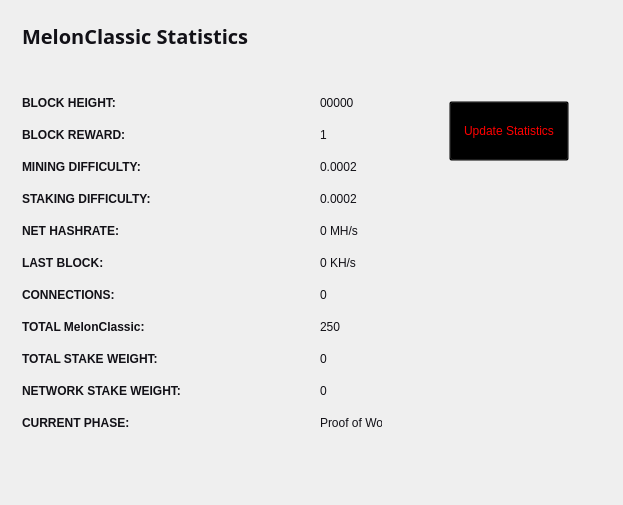
<?xml version="1.0" encoding="UTF-8"?>
<ui version="4.0">
 <class>StatisticsPage</class>
 <widget class="QWidget" name="StatisticsPage">
  <property name="windowModality">
   <enum>Qt::NonModal</enum>
  </property>
  <property name="geometry">
   <rect>
    <x>0</x>
    <y>0</y>
    <width>623</width>
    <height>505</height>
   </rect>
  </property>
  <property name="windowTitle">
   <string>Digging</string>
  </property>
  <property name="styleSheet">
   <string notr="true">color:#ffffff;
font-family:'Open Sans,sans-serif';</string>
  </property>
  <layout class="QGridLayout" name="gridLayout">
   <property name="sizeConstraint">
    <enum>QLayout::SetMaximumSize</enum>
   </property>
   <item row="0" column="1">
    <widget class="QFrame" name="frame">
     <property name="minimumSize">
      <size>
       <width>213</width>
       <height>0</height>
      </size>
     </property>
     <property name="frameShape">
      <enum>QFrame::NoFrame</enum>
     </property>
     <property name="frameShadow">
      <enum>QFrame::Raised</enum>
     </property>
     <widget class="QPushButton" name="startButton">
      <property name="geometry">
       <rect>
        <x>50</x>
        <y>90</y>
        <width>120</width>
        <height>60</height>
       </rect>
      </property>
      <property name="sizePolicy">
       <sizepolicy hsizetype="Fixed" vsizetype="Fixed">
        <horstretch>0</horstretch>
        <verstretch>0</verstretch>
       </sizepolicy>
      </property>
      <property name="minimumSize">
       <size>
        <width>120</width>
        <height>60</height>
       </size>
      </property>
      <property name="styleSheet">
       <string notr="true">background:transparent; color:red;</string>
      </property>
      <property name="text">
       <string>Update Statistics</string>
      </property>
     </widget>
    </widget>
   </item>
   <item row="0" column="0">
    <widget class="QFrame" name="gridFrame_2">
     <layout class="QGridLayout" name="gridLayout_4">
      <item row="3" column="0">
       <layout class="QFormLayout" name="formLayout_2">
        <property name="fieldGrowthPolicy">
         <enum>QFormLayout::FieldsStayAtSizeHint</enum>
        </property>
        <property name="horizontalSpacing">
         <number>139</number>
        </property>
        <property name="verticalSpacing">
         <number>18</number>
        </property>
        <property name="rightMargin">
         <number>0</number>
        </property>
        <item row="1" column="0">
         <widget class="QLabel" name="label_14">
          <property name="text">
           <string>&lt;html&gt;&lt;head/&gt;&lt;body&gt;&lt;p&gt;&lt;span style=&quot; font-weight:600; color:#121117;&quot;&gt;BLOCK HEIGHT:&lt;/span&gt;&lt;/p&gt;&lt;/body&gt;&lt;/html&gt;</string>
          </property>
         </widget>
        </item>
        <item row="1" column="1">
         <widget class="QLabel" name="heightBox">
          <property name="styleSheet">
           <string notr="true">color:#121117;</string>
          </property>
          <property name="text">
           <string>00000</string>
          </property>
         </widget>
        </item>
        <item row="2" column="0">
         <widget class="QLabel" name="label_12">
          <property name="text">
           <string>&lt;html&gt;&lt;head/&gt;&lt;body&gt;&lt;p&gt;&lt;span style=&quot; font-weight:600; color:#121117;&quot;&gt;BLOCK REWARD:&lt;/span&gt;&lt;/p&gt;&lt;/body&gt;&lt;/html&gt;</string>
          </property>
         </widget>
        </item>
        <item row="2" column="1">
         <widget class="QLabel" name="rewardBox">
          <property name="styleSheet">
           <string notr="true">color:#121117;</string>
          </property>
          <property name="text">
           <string>1</string>
          </property>
         </widget>
        </item>
        <item row="3" column="0">
         <widget class="QLabel" name="label_13">
          <property name="text">
           <string>&lt;html&gt;&lt;head/&gt;&lt;body&gt;&lt;p&gt;&lt;span style=&quot; font-weight:600; color:#121117;&quot;&gt;MINING DIFFICULTY:&lt;/span&gt;&lt;/p&gt;&lt;/body&gt;&lt;/html&gt;</string>
          </property>
         </widget>
        </item>
        <item row="3" column="1">
         <widget class="QLabel" name="diffBox">
          <property name="styleSheet">
           <string notr="true">color:#121117;</string>
          </property>
          <property name="text">
           <string>0.0002</string>
          </property>
         </widget>
        </item>
        <item row="4" column="0">
         <widget class="QLabel" name="label_9">
          <property name="text">
           <string>&lt;html&gt;&lt;head/&gt;&lt;body&gt;&lt;p&gt;&lt;span style=&quot; font-weight:600; color:#121117;&quot;&gt;STAKING DIFFICULTY:&lt;/span&gt;&lt;/p&gt;&lt;/body&gt;&lt;/html&gt;</string>
          </property>
         </widget>
        </item>
        <item row="4" column="1">
         <widget class="QLabel" name="diffBox2">
          <property name="styleSheet">
           <string notr="true">color:#121117;</string>
          </property>
          <property name="text">
           <string>0.0002</string>
          </property>
         </widget>
        </item>
        <item row="5" column="1">
         <widget class="QLabel" name="pawrateBox">
          <property name="styleSheet">
           <string notr="true">color:#121117;</string>
          </property>
          <property name="text">
           <string>0 MH/s</string>
          </property>
         </widget>
        </item>
        <item row="6" column="0">
         <widget class="QLabel" name="label3_2">
          <property name="sizePolicy">
           <sizepolicy hsizetype="Preferred" vsizetype="Maximum">
            <horstretch>0</horstretch>
            <verstretch>0</verstretch>
           </sizepolicy>
          </property>
          <property name="text">
           <string>&lt;html&gt;&lt;head/&gt;&lt;body&gt;&lt;p&gt;&lt;span style=&quot; font-weight:600; color:#121117;&quot;&gt;LAST BLOCK:&lt;/span&gt;&lt;/p&gt;&lt;/body&gt;&lt;/html&gt;</string>
          </property>
         </widget>
        </item>
        <item row="6" column="1">
         <widget class="QLabel" name="localBox">
          <property name="styleSheet">
           <string notr="true">color:#121117;</string>
          </property>
          <property name="text">
           <string>0 KH/s</string>
          </property>
         </widget>
        </item>
        <item row="7" column="0">
         <widget class="QLabel" name="label1_2">
          <property name="text">
           <string>&lt;html&gt;&lt;head/&gt;&lt;body&gt;&lt;p&gt;&lt;span style=&quot; font-weight:600; color:#121117;&quot;&gt;CONNECTIONS:&lt;/span&gt;&lt;/p&gt;&lt;/body&gt;&lt;/html&gt;</string>
          </property>
         </widget>
        </item>
        <item row="7" column="1">
         <widget class="QLabel" name="connectionBox">
          <property name="styleSheet">
           <string notr="true">color:#121117;</string>
          </property>
          <property name="text">
           <string>0</string>
          </property>
         </widget>
        </item>
        <item row="8" column="0">
         <widget class="QLabel" name="label_8">
          <property name="text">
           <string>&lt;html&gt;&lt;head/&gt;&lt;body&gt;&lt;p&gt;&lt;span style=&quot; font-weight:600; color:#121117;&quot;&gt;TOTAL MelonClassic:&lt;/span&gt;&lt;/p&gt;&lt;/body&gt;&lt;/html&gt;</string>
          </property>
         </widget>
        </item>
        <item row="8" column="1">
         <widget class="QLabel" name="volumeBox">
          <property name="styleSheet">
           <string notr="true">color:#121117;</string>
          </property>
          <property name="text">
           <string>250</string>
          </property>
         </widget>
        </item>
        <item row="9" column="0">
         <widget class="QLabel" name="label_10">
          <property name="text">
           <string>&lt;html&gt;&lt;head/&gt;&lt;body&gt;&lt;p&gt;&lt;span style=&quot; font-weight:600; color:#121117;&quot;&gt;TOTAL STAKE WEIGHT:&lt;/span&gt;&lt;/p&gt;&lt;/body&gt;&lt;/html&gt;</string>
          </property>
         </widget>
        </item>
        <item row="9" column="1">
         <widget class="QLabel" name="minBox">
          <property name="styleSheet">
           <string notr="true">color:#121117;</string>
          </property>
          <property name="text">
           <string>0</string>
          </property>
         </widget>
        </item>
        <item row="10" column="0">
         <widget class="QLabel" name="label_11">
          <property name="text">
           <string>&lt;html&gt;&lt;head/&gt;&lt;body&gt;&lt;p&gt;&lt;span style=&quot; font-weight:600; color:#121117;&quot;&gt;NETWORK STAKE WEIGHT:&lt;/span&gt;&lt;/p&gt;&lt;/body&gt;&lt;/html&gt;</string>
          </property>
         </widget>
        </item>
        <item row="10" column="1">
         <widget class="QLabel" name="maxBox">
          <property name="styleSheet">
           <string notr="true">color:#121117;</string>
          </property>
          <property name="text">
           <string>0</string>
          </property>
         </widget>
        </item>
        <item row="11" column="0">
         <widget class="QLabel" name="label_15">
          <property name="text">
           <string>&lt;html&gt;&lt;head/&gt;&lt;body&gt;&lt;p&gt;&lt;span style=&quot; font-weight:600; color:#121117;&quot;&gt;CURRENT PHASE:&lt;/span&gt;&lt;/p&gt;&lt;/body&gt;&lt;/html&gt;</string>
          </property>
         </widget>
        </item>
        <item row="11" column="1">
         <widget class="QLabel" name="cBox">
          <property name="styleSheet">
           <string notr="true">color:#121117;</string>
          </property>
          <property name="text">
           <string>Proof of Work</string>
          </property>
         </widget>
        </item>
        <item row="5" column="0">
         <widget class="QLabel" name="label_16">
          <property name="text">
           <string>&lt;html&gt;&lt;head/&gt;&lt;body&gt;&lt;p&gt;&lt;span style=&quot; font-weight:600; color:#121117;&quot;&gt;NET HASHRATE:&lt;/span&gt;&lt;/p&gt;&lt;/body&gt;&lt;/html&gt;</string>
          </property>
         </widget>
        </item>
       </layout>
      </item>
      <item row="1" column="0">
       <layout class="QHBoxLayout" name="horizontalLayout_4">
        <property name="spacing">
         <number>7</number>
        </property>
        <item>
         <widget class="QLabel" name="label_5">
          <property name="font">
           <font>
            <family>Open Sans,sans-serif</family>
           </font>
          </property>
          <property name="text">
           <string>&lt;html&gt;&lt;head/&gt;&lt;body&gt;&lt;p&gt;&lt;span style=&quot; font-size:20px; font-weight:600; color:#121117;&quot;&gt;MelonClassic Statistics&lt;/span&gt;&lt;/p&gt;&lt;/body&gt;&lt;/html&gt;</string>
          </property>
         </widget>
        </item>
        <item>
         <spacer name="horizontalSpacer_2">
          <property name="orientation">
           <enum>Qt::Horizontal</enum>
          </property>
          <property name="sizeHint" stdset="0">
           <size>
            <width>40</width>
            <height>20</height>
           </size>
          </property>
         </spacer>
        </item>
       </layout>
      </item>
      <item row="2" column="0">
       <spacer name="verticalSpacer_2">
        <property name="orientation">
         <enum>Qt::Vertical</enum>
        </property>
        <property name="sizeHint" stdset="0">
         <size>
          <width>20</width>
          <height>40</height>
         </size>
        </property>
       </spacer>
      </item>
     </layout>
    </widget>
   </item>
   <item row="1" column="0">
    <spacer name="verticalSpacer">
     <property name="orientation">
      <enum>Qt::Vertical</enum>
     </property>
     <property name="sizeHint" stdset="0">
      <size>
       <width>20</width>
       <height>40</height>
      </size>
     </property>
    </spacer>
   </item>
  </layout>
 </widget>
 <layoutdefault spacing="6" margin="11"/>
 <resources/>
 <connections/>
</ui>
